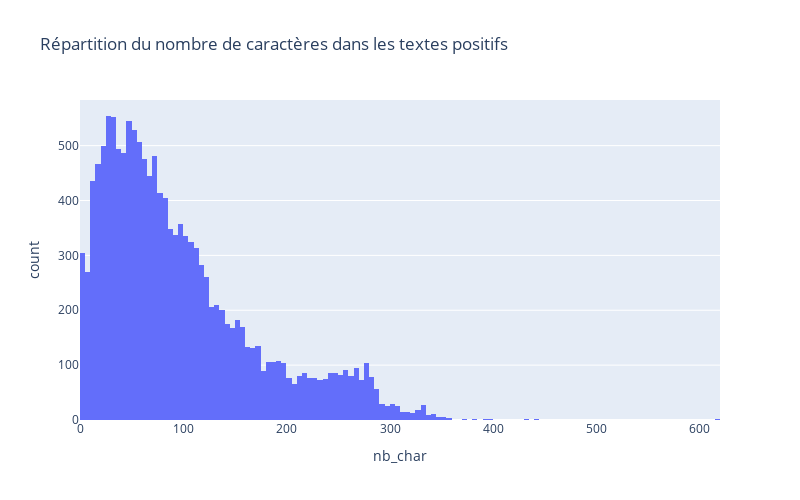

Source (notebook cell):
### Code cell
fig_hist_pos = px.histogram(positive_df, x="nb_char", title="Répartition du nombre de caractères dans les textes positifs")
fig_hist_pos.update_layout(width=800, height=500)

### Figure 1 — Plotly figure (JSON) as saved in the notebook; plotly's stock layout.template omitted (floating-point values rounded to 4 significant figures; data arrays with more than 128 entries replaced by an {"elided": "..."} marker saying what was removed)
{"data": [{"alignmentgroup": "True", "bingroup": "x", "hovertemplate": "nb_char=%{x}<br>count=%{y}<extra></extra>", "legendgroup": "", "marker": {"color": "#636efa", "pattern": {"shape": ""}}, "name": "", "offsetgroup": "", "orientation": "v", "showlegend": false, "type": "histogram", "x": {"elided": "14318 int values"}, "xaxis": "x", "yaxis": "y"}], "layout": {"barmode": "relative", "height": 500, "legend": {"tracegroupgap": 0}, "title": {"text": "Répartition du nombre de caractères dans les textes positifs"}, "width": 800, "xaxis": {"anchor": "y", "domain": [0, 1], "title": {"text": "nb_char"}}, "yaxis": {"anchor": "x", "domain": [0, 1], "title": {"text": "count"}}}}
